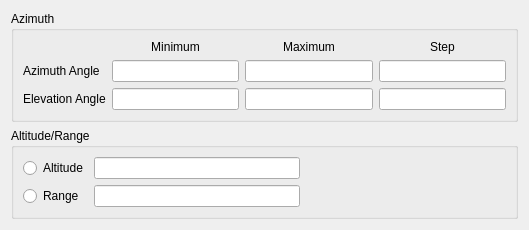
<?xml version="1.0" encoding="UTF-8"?>
<ui version="4.0">
 <class>SphericalMapTargetRegionWidget</class>
 <widget class="QWidget" name="SphericalMapTargetRegionWidget">
  <property name="geometry">
   <rect>
    <x>0</x>
    <y>0</y>
    <width>529</width>
    <height>213</height>
   </rect>
  </property>
  <property name="windowTitle">
   <string>Form</string>
  </property>
  <layout class="QGridLayout" name="gridLayout_2">
   <item row="3" column="0">
    <spacer name="verticalSpacer">
     <property name="orientation">
      <enum>Qt::Vertical</enum>
     </property>
     <property name="sizeHint" stdset="0">
      <size>
       <width>20</width>
       <height>40</height>
      </size>
     </property>
    </spacer>
   </item>
   <item row="0" column="0">
    <widget class="QGroupBox" name="mAzimuthGroupBox">
     <property name="sizePolicy">
      <sizepolicy hsizetype="Minimum" vsizetype="Expanding">
       <horstretch>0</horstretch>
       <verstretch>0</verstretch>
      </sizepolicy>
     </property>
     <property name="styleSheet">
      <string notr="true"/>
     </property>
     <property name="title">
      <string>Azimuth</string>
     </property>
     <property name="flat">
      <bool>false</bool>
     </property>
     <layout class="QGridLayout" name="gridLayout_3">
      <item row="1" column="1">
       <widget class="UtQtAngleValueEdit" name="mAzimuthAngleMinEdit">
        <property name="styleSheet">
         <string notr="true"/>
        </property>
       </widget>
      </item>
      <item row="1" column="0">
       <widget class="QLabel" name="mAzimuthAngleLabel">
        <property name="text">
         <string>Azimuth Angle</string>
        </property>
       </widget>
      </item>
      <item row="0" column="1">
       <widget class="QLabel" name="mMinLabel">
        <property name="minimumSize">
         <size>
          <width>0</width>
          <height>0</height>
         </size>
        </property>
        <property name="text">
         <string>Minimum</string>
        </property>
        <property name="alignment">
         <set>Qt::AlignCenter</set>
        </property>
       </widget>
      </item>
      <item row="0" column="3">
       <widget class="QLabel" name="mMaxLabel">
        <property name="text">
         <string>Maximum</string>
        </property>
        <property name="alignment">
         <set>Qt::AlignCenter</set>
        </property>
       </widget>
      </item>
      <item row="1" column="3">
       <widget class="UtQtAngleValueEdit" name="mAzimuthAngleMaxEdit"/>
      </item>
      <item row="3" column="0">
       <widget class="QLabel" name="mElevationAngleLabel">
        <property name="text">
         <string>Elevation Angle</string>
        </property>
       </widget>
      </item>
      <item row="3" column="1">
       <widget class="UtQtAngleValueEdit" name="mElevationAngleMinEdit"/>
      </item>
      <item row="3" column="3">
       <widget class="UtQtAngleValueEdit" name="mElevationAngleMaxEdit"/>
      </item>
      <item row="1" column="4">
       <widget class="UtQtAngleValueEdit" name="mAzimuthAngleStepEdit"/>
      </item>
      <item row="3" column="4">
       <widget class="UtQtAngleValueEdit" name="mElevationAngleStepEdit"/>
      </item>
      <item row="0" column="4">
       <widget class="QLabel" name="mStepLabel">
        <property name="text">
         <string>Step</string>
        </property>
        <property name="alignment">
         <set>Qt::AlignCenter</set>
        </property>
       </widget>
      </item>
      <item row="4" column="3">
       <spacer name="verticalSpacer_2">
        <property name="orientation">
         <enum>Qt::Vertical</enum>
        </property>
        <property name="sizeHint" stdset="0">
         <size>
          <width>20</width>
          <height>40</height>
         </size>
        </property>
       </spacer>
      </item>
     </layout>
    </widget>
   </item>
   <item row="2" column="0">
    <widget class="QGroupBox" name="mAltitudeRangeGroupBox">
     <property name="title">
      <string>Altitude/Range</string>
     </property>
     <layout class="QGridLayout" name="gridLayout_4">
      <item row="0" column="0">
       <widget class="QRadioButton" name="mAltitude_RB">
        <property name="text">
         <string>Altitude</string>
        </property>
       </widget>
      </item>
      <item row="2" column="0">
       <widget class="QRadioButton" name="mRange_RB">
        <property name="text">
         <string>Range</string>
        </property>
       </widget>
      </item>
      <item row="0" column="2">
       <spacer name="horizontalSpacer_4">
        <property name="orientation">
         <enum>Qt::Horizontal</enum>
        </property>
        <property name="sizeHint" stdset="0">
         <size>
          <width>40</width>
          <height>20</height>
         </size>
        </property>
       </spacer>
      </item>
      <item row="2" column="1">
       <widget class="UtQtLengthValueEdit" name="mRangeLineEdit"/>
      </item>
      <item row="0" column="1">
       <widget class="UtQtLengthValueEdit" name="mAltitudeLineEdit"/>
      </item>
      <item row="2" column="2">
       <spacer name="horizontalSpacer_5">
        <property name="orientation">
         <enum>Qt::Horizontal</enum>
        </property>
        <property name="sizeHint" stdset="0">
         <size>
          <width>40</width>
          <height>20</height>
         </size>
        </property>
       </spacer>
      </item>
     </layout>
    </widget>
   </item>
  </layout>
 </widget>
 <customwidgets>
  <customwidget>
   <class>UtQtLengthValueEdit</class>
   <extends>QLineEdit</extends>
   <header>UtQtUnitValueEdit.hpp</header>
  </customwidget>
  <customwidget>
   <class>UtQtAngleValueEdit</class>
   <extends>QLineEdit</extends>
   <header>UtQtUnitValueEdit.hpp</header>
  </customwidget>
 </customwidgets>
 <tabstops>
  <tabstop>mAzimuthAngleMinEdit</tabstop>
  <tabstop>mAzimuthAngleMaxEdit</tabstop>
  <tabstop>mAzimuthAngleStepEdit</tabstop>
  <tabstop>mElevationAngleMinEdit</tabstop>
  <tabstop>mElevationAngleMaxEdit</tabstop>
  <tabstop>mElevationAngleStepEdit</tabstop>
  <tabstop>mAltitude_RB</tabstop>
  <tabstop>mAltitudeLineEdit</tabstop>
  <tabstop>mRange_RB</tabstop>
  <tabstop>mRangeLineEdit</tabstop>
 </tabstops>
 <resources/>
 <connections/>
</ui>
